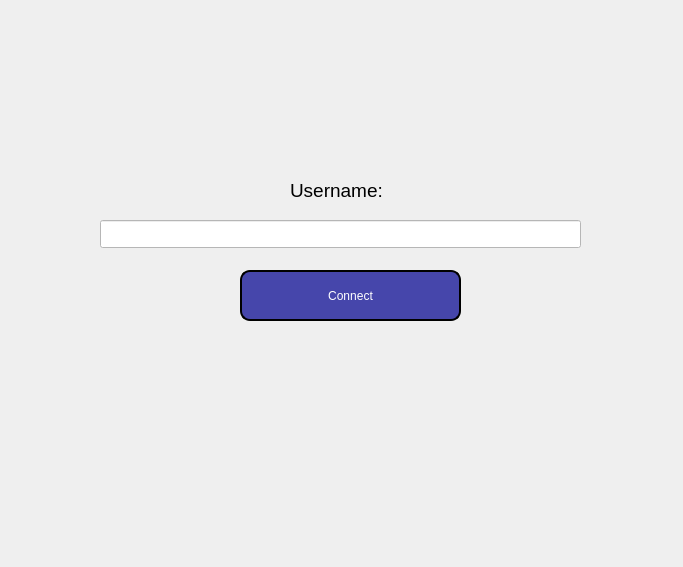
<?xml version="1.0" encoding="UTF-8"?>
<ui version="4.0">
 <class>Registr</class>
 <widget class="QMainWindow" name="Registr">
  <property name="geometry">
   <rect>
    <x>0</x>
    <y>0</y>
    <width>683</width>
    <height>567</height>
   </rect>
  </property>
  <property name="windowTitle">
   <string>MainWindow</string>
  </property>
  <property name="styleSheet">
   <string notr="true"/>
  </property>
  <widget class="QWidget" name="centralwidget">
   <property name="styleSheet">
    <string notr="true"/>
   </property>
   <widget class="QLineEdit" name="lineEdit">
    <property name="geometry">
     <rect>
      <x>100</x>
      <y>220</y>
      <width>481</width>
      <height>28</height>
     </rect>
    </property>
    <property name="styleSheet">
     <string notr="true">background-color: rgb(255, 255, 255);</string>
    </property>
    <property name="placeholderText">
     <string comment="center"/>
    </property>
   </widget>
   <widget class="QLabel" name="label">
    <property name="geometry">
     <rect>
      <x>290</x>
      <y>170</y>
      <width>171</width>
      <height>41</height>
     </rect>
    </property>
    <property name="font">
     <font>
      <family>Segoe UI</family>
      <pointsize>14</pointsize>
      <italic>false</italic>
      <bold>false</bold>
     </font>
    </property>
    <property name="styleSheet">
     <string notr="true">font: 9pt &quot;Segoe UI&quot;;
font: 14pt &quot;Segoe UI&quot;;</string>
    </property>
    <property name="text">
     <string>Username:</string>
    </property>
   </widget>
   <widget class="QPushButton" name="pushButton">
    <property name="geometry">
     <rect>
      <x>240</x>
      <y>270</y>
      <width>221</width>
      <height>51</height>
     </rect>
    </property>
    <property name="palette">
     <palette>
      <active>
       <colorrole role="WindowText">
        <brush brushstyle="SolidPattern">
         <color alpha="255">
          <red>255</red>
          <green>255</green>
          <blue>255</blue>
         </color>
        </brush>
       </colorrole>
       <colorrole role="Button">
        <brush brushstyle="SolidPattern">
         <color alpha="255">
          <red>70</red>
          <green>70</green>
          <blue>171</blue>
         </color>
        </brush>
       </colorrole>
       <colorrole role="Text">
        <brush brushstyle="SolidPattern">
         <color alpha="255">
          <red>255</red>
          <green>255</green>
          <blue>255</blue>
         </color>
        </brush>
       </colorrole>
       <colorrole role="ButtonText">
        <brush brushstyle="SolidPattern">
         <color alpha="255">
          <red>255</red>
          <green>255</green>
          <blue>255</blue>
         </color>
        </brush>
       </colorrole>
       <colorrole role="Base">
        <brush brushstyle="SolidPattern">
         <color alpha="255">
          <red>70</red>
          <green>70</green>
          <blue>171</blue>
         </color>
        </brush>
       </colorrole>
       <colorrole role="Window">
        <brush brushstyle="SolidPattern">
         <color alpha="255">
          <red>70</red>
          <green>70</green>
          <blue>171</blue>
         </color>
        </brush>
       </colorrole>
       <colorrole role="PlaceholderText">
        <brush brushstyle="SolidPattern">
         <color alpha="255">
          <red>255</red>
          <green>255</green>
          <blue>255</blue>
         </color>
        </brush>
       </colorrole>
      </active>
      <inactive>
       <colorrole role="WindowText">
        <brush brushstyle="SolidPattern">
         <color alpha="255">
          <red>255</red>
          <green>255</green>
          <blue>255</blue>
         </color>
        </brush>
       </colorrole>
       <colorrole role="Button">
        <brush brushstyle="SolidPattern">
         <color alpha="255">
          <red>70</red>
          <green>70</green>
          <blue>171</blue>
         </color>
        </brush>
       </colorrole>
       <colorrole role="Text">
        <brush brushstyle="SolidPattern">
         <color alpha="255">
          <red>255</red>
          <green>255</green>
          <blue>255</blue>
         </color>
        </brush>
       </colorrole>
       <colorrole role="ButtonText">
        <brush brushstyle="SolidPattern">
         <color alpha="255">
          <red>255</red>
          <green>255</green>
          <blue>255</blue>
         </color>
        </brush>
       </colorrole>
       <colorrole role="Base">
        <brush brushstyle="SolidPattern">
         <color alpha="255">
          <red>70</red>
          <green>70</green>
          <blue>171</blue>
         </color>
        </brush>
       </colorrole>
       <colorrole role="Window">
        <brush brushstyle="SolidPattern">
         <color alpha="255">
          <red>70</red>
          <green>70</green>
          <blue>171</blue>
         </color>
        </brush>
       </colorrole>
       <colorrole role="PlaceholderText">
        <brush brushstyle="SolidPattern">
         <color alpha="255">
          <red>255</red>
          <green>255</green>
          <blue>255</blue>
         </color>
        </brush>
       </colorrole>
      </inactive>
      <disabled>
       <colorrole role="WindowText">
        <brush brushstyle="SolidPattern">
         <color alpha="255">
          <red>255</red>
          <green>255</green>
          <blue>255</blue>
         </color>
        </brush>
       </colorrole>
       <colorrole role="Button">
        <brush brushstyle="SolidPattern">
         <color alpha="255">
          <red>70</red>
          <green>70</green>
          <blue>171</blue>
         </color>
        </brush>
       </colorrole>
       <colorrole role="Text">
        <brush brushstyle="SolidPattern">
         <color alpha="255">
          <red>255</red>
          <green>255</green>
          <blue>255</blue>
         </color>
        </brush>
       </colorrole>
       <colorrole role="ButtonText">
        <brush brushstyle="SolidPattern">
         <color alpha="255">
          <red>255</red>
          <green>255</green>
          <blue>255</blue>
         </color>
        </brush>
       </colorrole>
       <colorrole role="Base">
        <brush brushstyle="SolidPattern">
         <color alpha="255">
          <red>70</red>
          <green>70</green>
          <blue>171</blue>
         </color>
        </brush>
       </colorrole>
       <colorrole role="Window">
        <brush brushstyle="SolidPattern">
         <color alpha="255">
          <red>70</red>
          <green>70</green>
          <blue>171</blue>
         </color>
        </brush>
       </colorrole>
       <colorrole role="PlaceholderText">
        <brush brushstyle="SolidPattern">
         <color alpha="255">
          <red>255</red>
          <green>255</green>
          <blue>255</blue>
         </color>
        </brush>
       </colorrole>
      </disabled>
     </palette>
    </property>
    <property name="styleSheet">
     <string notr="true">font: 14pt &quot;Segoe UI&quot;;
color: rgb(255, 255, 255);
background-color: rgb(70, 70, 171);
border: 2px solid rgb(0, 0, 0);
border-radius: 10;</string>
    </property>
    <property name="text">
     <string>Connect</string>
    </property>
   </widget>
  </widget>
 </widget>
 <resources/>
 <connections/>
</ui>
